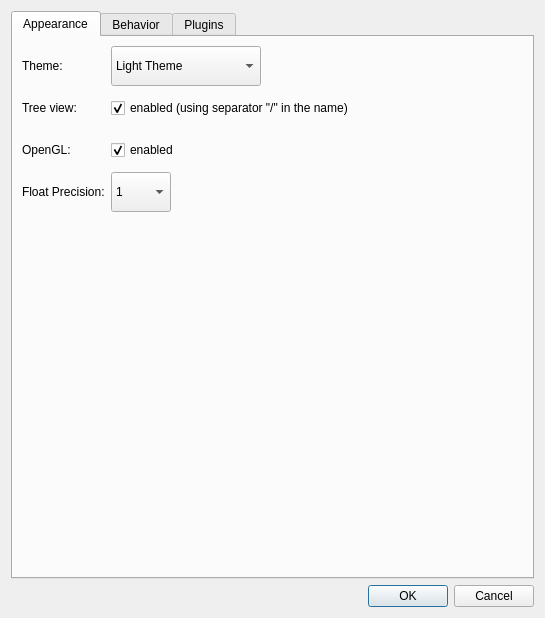
<?xml version="1.0" encoding="UTF-8"?>
<ui version="4.0">
 <class>PreferencesDialog</class>
 <widget class="QDialog" name="PreferencesDialog">
  <property name="geometry">
   <rect>
    <x>0</x>
    <y>0</y>
    <width>545</width>
    <height>618</height>
   </rect>
  </property>
  <property name="minimumSize">
   <size>
    <width>450</width>
    <height>0</height>
   </size>
  </property>
  <property name="windowTitle">
   <string>Preferences</string>
  </property>
  <layout class="QVBoxLayout" name="verticalLayout">
   <item>
    <widget class="QTabWidget" name="tabWidget">
     <property name="focusPolicy">
      <enum>Qt::NoFocus</enum>
     </property>
     <property name="currentIndex">
      <number>0</number>
     </property>
     <widget class="QWidget" name="tab">
      <attribute name="title">
       <string>Appearance</string>
      </attribute>
      <layout class="QVBoxLayout" name="verticalLayout_5">
       <item>
        <layout class="QVBoxLayout" name="verticalLayout_4" stretch="0,1">
         <item>
          <layout class="QFormLayout" name="formLayout">
           <property name="labelAlignment">
            <set>Qt::AlignLeading|Qt::AlignLeft|Qt::AlignVCenter</set>
           </property>
           <property name="formAlignment">
            <set>Qt::AlignLeading|Qt::AlignLeft|Qt::AlignVCenter</set>
           </property>
           <property name="verticalSpacing">
            <number>2</number>
           </property>
           <item row="0" column="0">
            <widget class="QLabel" name="label">
             <property name="sizePolicy">
              <sizepolicy hsizetype="Preferred" vsizetype="Expanding">
               <horstretch>0</horstretch>
               <verstretch>0</verstretch>
              </sizepolicy>
             </property>
             <property name="minimumSize">
              <size>
               <width>0</width>
               <height>40</height>
              </size>
             </property>
             <property name="text">
              <string>Theme:</string>
             </property>
            </widget>
           </item>
           <item row="0" column="1">
            <widget class="QComboBox" name="comboBoxTheme">
             <property name="sizePolicy">
              <sizepolicy hsizetype="Expanding" vsizetype="Fixed">
               <horstretch>0</horstretch>
               <verstretch>0</verstretch>
              </sizepolicy>
             </property>
             <property name="minimumSize">
              <size>
               <width>0</width>
               <height>40</height>
              </size>
             </property>
             <property name="maximumSize">
              <size>
               <width>150</width>
               <height>16777215</height>
              </size>
             </property>
             <item>
              <property name="text">
               <string>Light Theme</string>
              </property>
             </item>
             <item>
              <property name="text">
               <string>Dark Theme</string>
              </property>
             </item>
            </widget>
           </item>
           <item row="1" column="0">
            <widget class="QLabel" name="label_2">
             <property name="sizePolicy">
              <sizepolicy hsizetype="Preferred" vsizetype="Expanding">
               <horstretch>0</horstretch>
               <verstretch>0</verstretch>
              </sizepolicy>
             </property>
             <property name="minimumSize">
              <size>
               <width>0</width>
               <height>40</height>
              </size>
             </property>
             <property name="toolTip">
              <string>&lt;html&gt;&lt;head/&gt;&lt;body&gt;&lt;p&gt;The &amp;quot;Name Separator&amp;quot; is the character use to split the name of a timeseries in the tree view (Timeseries Panel).&lt;/p&gt;&lt;p&gt;Default is &lt;span style=&quot; font-weight:600;&quot;&gt;&amp;quot;/&amp;quot;&lt;/span&gt;.&lt;/p&gt;&lt;/body&gt;&lt;/html&gt;</string>
             </property>
             <property name="text">
              <string>Tree view:</string>
             </property>
            </widget>
           </item>
           <item row="1" column="1">
            <widget class="QCheckBox" name="checkBoxSeparator">
             <property name="minimumSize">
              <size>
               <width>0</width>
               <height>40</height>
              </size>
             </property>
             <property name="toolTip">
              <string>&lt;html&gt;&lt;head/&gt;&lt;body&gt;&lt;p&gt;Change will not be applied to existing timeseries.&lt;/p&gt;&lt;/body&gt;&lt;/html&gt;</string>
             </property>
             <property name="text">
              <string>enabled (using separator &quot;/&quot; in the name)</string>
             </property>
             <property name="checked">
              <bool>true</bool>
             </property>
            </widget>
           </item>
           <item row="2" column="0">
            <widget class="QLabel" name="label_3">
             <property name="sizePolicy">
              <sizepolicy hsizetype="Preferred" vsizetype="Expanding">
               <horstretch>0</horstretch>
               <verstretch>0</verstretch>
              </sizepolicy>
             </property>
             <property name="minimumSize">
              <size>
               <width>0</width>
               <height>40</height>
              </size>
             </property>
             <property name="text">
              <string>OpenGL:</string>
             </property>
            </widget>
           </item>
           <item row="2" column="1">
            <widget class="QCheckBox" name="checkBoxOpenGL">
             <property name="minimumSize">
              <size>
               <width>0</width>
               <height>40</height>
              </size>
             </property>
             <property name="toolTip">
              <string>&lt;html&gt;&lt;head/&gt;&lt;body&gt;&lt;p&gt;Change will not be applied to existing plots.&lt;/p&gt;&lt;/body&gt;&lt;/html&gt;</string>
             </property>
             <property name="text">
              <string>enabled</string>
             </property>
             <property name="checked">
              <bool>true</bool>
             </property>
            </widget>
           </item>
           <item row="3" column="0">
            <widget class="QLabel" name="label_4">
             <property name="sizePolicy">
              <sizepolicy hsizetype="Preferred" vsizetype="Expanding">
               <horstretch>0</horstretch>
               <verstretch>0</verstretch>
              </sizepolicy>
             </property>
             <property name="minimumSize">
              <size>
               <width>0</width>
               <height>40</height>
              </size>
             </property>
             <property name="text">
              <string>Float Precision:</string>
             </property>
            </widget>
           </item>
           <item row="3" column="1">
            <widget class="QComboBox" name="comboBoxPrecision">
             <property name="sizePolicy">
              <sizepolicy hsizetype="Expanding" vsizetype="Fixed">
               <horstretch>0</horstretch>
               <verstretch>0</verstretch>
              </sizepolicy>
             </property>
             <property name="minimumSize">
              <size>
               <width>0</width>
               <height>40</height>
              </size>
             </property>
             <property name="maximumSize">
              <size>
               <width>60</width>
               <height>16777215</height>
              </size>
             </property>
             <item>
              <property name="text">
               <string>1</string>
              </property>
             </item>
             <item>
              <property name="text">
               <string>2</string>
              </property>
             </item>
             <item>
              <property name="text">
               <string>3</string>
              </property>
             </item>
             <item>
              <property name="text">
               <string>4</string>
              </property>
             </item>
             <item>
              <property name="text">
               <string>5</string>
              </property>
             </item>
             <item>
              <property name="text">
               <string>6</string>
              </property>
             </item>
            </widget>
           </item>
          </layout>
         </item>
         <item>
          <spacer name="verticalSpacer_2">
           <property name="orientation">
            <enum>Qt::Vertical</enum>
           </property>
           <property name="sizeHint" stdset="0">
            <size>
             <width>20</width>
             <height>40</height>
            </size>
           </property>
          </spacer>
         </item>
        </layout>
       </item>
      </layout>
     </widget>
     <widget class="QWidget" name="behaviorTab">
      <attribute name="title">
       <string>Behavior</string>
      </attribute>
      <layout class="QVBoxLayout" name="verticalLayout_7">
       <item>
        <widget class="QGroupBox" name="groupBoxAutoZoom">
         <property name="sizePolicy">
          <sizepolicy hsizetype="Preferred" vsizetype="Preferred">
           <horstretch>0</horstretch>
           <verstretch>0</verstretch>
          </sizepolicy>
         </property>
         <property name="minimumSize">
          <size>
           <width>0</width>
           <height>0</height>
          </size>
         </property>
         <property name="title">
          <string>Reset plot zoom when:</string>
         </property>
         <property name="alignment">
          <set>Qt::AlignLeading|Qt::AlignLeft|Qt::AlignVCenter</set>
         </property>
         <layout class="QVBoxLayout" name="verticalLayout_6">
          <item>
           <widget class="QCheckBox" name="checkBoxAutoZoomAdded">
            <property name="text">
             <string>Curve added to plot</string>
            </property>
            <property name="checked">
             <bool>true</bool>
            </property>
           </widget>
          </item>
          <item>
           <widget class="QCheckBox" name="checkBoxAutoZoomVisibility">
            <property name="text">
             <string>Curve visibility toggled (in curves legend)</string>
            </property>
            <property name="checked">
             <bool>true</bool>
            </property>
           </widget>
          </item>
          <item>
           <widget class="QCheckBox" name="checkBoxAutoZoomFilter">
            <property name="toolTip">
             <string/>
            </property>
            <property name="text">
             <string>Filters applied to curves</string>
            </property>
            <property name="checked">
             <bool>true</bool>
            </property>
           </widget>
          </item>
         </layout>
        </widget>
       </item>
       <item>
        <widget class="QGroupBox" name="groupBox">
         <property name="sizePolicy">
          <sizepolicy hsizetype="Preferred" vsizetype="Preferred">
           <horstretch>0</horstretch>
           <verstretch>0</verstretch>
          </sizepolicy>
         </property>
         <property name="title">
          <string>Curves color:</string>
         </property>
         <layout class="QVBoxLayout" name="verticalLayout_2">
          <property name="spacing">
           <number>7</number>
          </property>
          <item>
           <widget class="QRadioButton" name="radioGlobalColorIndex">
            <property name="text">
             <string>global color sequence</string>
            </property>
            <property name="checked">
             <bool>true</bool>
            </property>
           </widget>
          </item>
          <item>
           <widget class="QRadioButton" name="radioLocalColorIndex">
            <property name="text">
             <string>reset color sequence in each plot area</string>
            </property>
           </widget>
          </item>
          <item>
           <widget class="QCheckBox" name="checkBoxRememberColor">
            <property name="text">
             <string>remember color</string>
            </property>
            <property name="checked">
             <bool>true</bool>
            </property>
           </widget>
          </item>
         </layout>
        </widget>
       </item>
       <item>
        <widget class="QGroupBox" name="gridGroupBox">
         <property name="title">
          <string>Export Plots:</string>
         </property>
         <layout class="QGridLayout" name="gridLayout_3">
          <item row="1" column="0">
           <widget class="QLabel" name="labelExportY">
            <property name="text">
             <string>Height</string>
            </property>
           </widget>
          </item>
          <item row="0" column="0">
           <widget class="QLabel" name="labelExportX">
            <property name="text">
             <string>Width</string>
            </property>
           </widget>
          </item>
          <item row="0" column="1">
           <widget class="QSpinBox" name="spinBoxExportX">
            <property name="maximum">
             <number>10000</number>
            </property>
            <property name="value">
             <number>1200</number>
            </property>
           </widget>
          </item>
          <item row="1" column="1">
           <widget class="QSpinBox" name="spinBoxExportY">
            <property name="maximum">
             <number>10000</number>
            </property>
            <property name="value">
             <number>900</number>
            </property>
           </widget>
          </item>
         </layout>
        </widget>
       </item>
       <item>
        <widget class="QGroupBox" name="groupBoxMouseInteraction">
         <property name="title">
          <string>Mouse Interaction:</string>
         </property>
         <layout class="QVBoxLayout" name="verticalLayout_8">
          <item>
           <widget class="QCheckBox" name="checkBoxSwapPanZoom">
            <property name="toolTip">
             <string>&lt;html&gt;&lt;head/&gt;&lt;body&gt;&lt;p&gt;Default: Left-click to zoom, Ctrl+Left-click to pan&lt;/p&gt;&lt;p&gt;Swapped: Left-click to pan, Ctrl+Left-click to zoom&lt;/p&gt;&lt;/body&gt;&lt;/html&gt;</string>
            </property>
            <property name="text">
             <string>Swap pan/zoom mouse action modifiers</string>
            </property>
            <property name="checked">
             <bool>false</bool>
            </property>
           </widget>
          </item>
         </layout>
        </widget>
       </item>
       <item>
        <widget class="QGroupBox" name="groupBox_2">
         <property name="title">
          <string>Parsing</string>
         </property>
         <layout class="QVBoxLayout" name="verticalLayout_9">
          <item>
           <widget class="QCheckBox" name="checkBoxTruncation">
            <property name="toolTip">
             <string>&lt;html&gt;&lt;head/&gt;&lt;body&gt;&lt;p&gt;鸡你太美 uses double (64bits) internally.&lt;/p&gt;&lt;p&gt;This means that integer numbers with more than 52 significant bits &lt;span style=&quot; font-weight:700;&quot;&gt;can not be represented&lt;/span&gt; exactly.&lt;/p&gt;&lt;p&gt;Disabling this check, you allow static type conversion and accept some degree of numerical errors.&lt;/p&gt;&lt;/body&gt;&lt;/html&gt;</string>
            </property>
            <property name="text">
             <string>Strict Truncation check (uncheck at your own risk)</string>
            </property>
            <property name="checked">
             <bool>true</bool>
            </property>
           </widget>
          </item>
         </layout>
        </widget>
       </item>
       <item>
        <spacer name="verticalSpacer">
         <property name="orientation">
          <enum>Qt::Vertical</enum>
         </property>
         <property name="sizeHint" stdset="0">
          <size>
           <width>20</width>
           <height>40</height>
          </size>
         </property>
        </spacer>
       </item>
      </layout>
     </widget>
     <widget class="QWidget" name="tabPlugins">
      <attribute name="title">
       <string>Plugins</string>
      </attribute>
      <layout class="QVBoxLayout" name="verticalLayout_3">
       <item>
        <layout class="QHBoxLayout" name="horizontalLayout">
         <item>
          <widget class="QLabel" name="label_6">
           <property name="text">
            <string>&lt;html&gt;&lt;head/&gt;&lt;body&gt;&lt;p&gt;&lt;span style=&quot; font-weight:600;&quot;&gt;Plugin folders &lt;/span&gt;(will be loaded in this order)&lt;span style=&quot; font-weight:600;&quot;&gt;:&lt;/span&gt;&lt;/p&gt;&lt;/body&gt;&lt;/html&gt;</string>
           </property>
          </widget>
         </item>
         <item>
          <spacer name="horizontalSpacer">
           <property name="orientation">
            <enum>Qt::Horizontal</enum>
           </property>
           <property name="sizeHint" stdset="0">
            <size>
             <width>40</width>
             <height>20</height>
            </size>
           </property>
          </spacer>
         </item>
         <item>
          <widget class="QPushButton" name="pushButtonAdd">
           <property name="minimumSize">
            <size>
             <width>24</width>
             <height>24</height>
            </size>
           </property>
           <property name="maximumSize">
            <size>
             <width>24</width>
             <height>24</height>
            </size>
           </property>
           <property name="toolTip">
            <string>&lt;html&gt;&lt;head/&gt;&lt;body&gt;&lt;p&gt;Add folder&lt;/p&gt;&lt;/body&gt;&lt;/html&gt;</string>
           </property>
           <property name="text">
            <string/>
           </property>
           <property name="iconSize">
            <size>
             <width>22</width>
             <height>22</height>
            </size>
           </property>
           <property name="flat">
            <bool>true</bool>
           </property>
          </widget>
         </item>
         <item>
          <widget class="QPushButton" name="pushButtonRemove">
           <property name="minimumSize">
            <size>
             <width>24</width>
             <height>24</height>
            </size>
           </property>
           <property name="maximumSize">
            <size>
             <width>24</width>
             <height>24</height>
            </size>
           </property>
           <property name="toolTip">
            <string>&lt;html&gt;&lt;head/&gt;&lt;body&gt;&lt;p&gt;Remove selected&lt;/p&gt;&lt;/body&gt;&lt;/html&gt;</string>
           </property>
           <property name="text">
            <string/>
           </property>
           <property name="iconSize">
            <size>
             <width>20</width>
             <height>20</height>
            </size>
           </property>
           <property name="flat">
            <bool>true</bool>
           </property>
          </widget>
         </item>
        </layout>
       </item>
       <item>
        <widget class="QLabel" name="label_7">
         <property name="text">
          <string>Add custom folders. Drag and drop the items to change the order.</string>
         </property>
         <property name="wordWrap">
          <bool>true</bool>
         </property>
        </widget>
       </item>
       <item>
        <widget class="QListWidget" name="listWidgetCustom">
         <property name="focusPolicy">
          <enum>Qt::ClickFocus</enum>
         </property>
         <property name="editTriggers">
          <set>QAbstractItemView::NoEditTriggers</set>
         </property>
         <property name="dragDropMode">
          <enum>QAbstractItemView::InternalMove</enum>
         </property>
         <property name="defaultDropAction">
          <enum>Qt::MoveAction</enum>
         </property>
         <property name="spacing">
          <number>2</number>
         </property>
        </widget>
       </item>
       <item>
        <widget class="QLabel" name="label_8">
         <property name="text">
          <string>List of built-in folders:</string>
         </property>
        </widget>
       </item>
       <item>
        <widget class="QListWidget" name="listWidgetBuiltin">
         <property name="editTriggers">
          <set>QAbstractItemView::NoEditTriggers</set>
         </property>
         <property name="selectionMode">
          <enum>QAbstractItemView::NoSelection</enum>
         </property>
         <property name="spacing">
          <number>2</number>
         </property>
        </widget>
       </item>
       <item>
        <widget class="QLabel" name="label_9">
         <property name="text">
          <string>&lt;html&gt;&lt;head/&gt;&lt;body&gt;&lt;p&gt;&lt;span style=&quot; font-weight:600;&quot;&gt;Note&lt;/span&gt;: this change will take effect the next time 鸡你太美 is started&lt;/p&gt;&lt;/body&gt;&lt;/html&gt;</string>
         </property>
         <property name="wordWrap">
          <bool>true</bool>
         </property>
        </widget>
       </item>
      </layout>
     </widget>
    </widget>
   </item>
   <item>
    <widget class="QDialogButtonBox" name="buttonBox">
     <property name="orientation">
      <enum>Qt::Horizontal</enum>
     </property>
     <property name="standardButtons">
      <set>QDialogButtonBox::Cancel|QDialogButtonBox::Ok</set>
     </property>
    </widget>
   </item>
  </layout>
 </widget>
 <resources/>
 <connections>
  <connection>
   <sender>buttonBox</sender>
   <signal>accepted()</signal>
   <receiver>PreferencesDialog</receiver>
   <slot>accept()</slot>
   <hints>
    <hint type="sourcelabel">
     <x>248</x>
     <y>254</y>
    </hint>
    <hint type="destinationlabel">
     <x>157</x>
     <y>274</y>
    </hint>
   </hints>
  </connection>
  <connection>
   <sender>buttonBox</sender>
   <signal>rejected()</signal>
   <receiver>PreferencesDialog</receiver>
   <slot>reject()</slot>
   <hints>
    <hint type="sourcelabel">
     <x>316</x>
     <y>260</y>
    </hint>
    <hint type="destinationlabel">
     <x>286</x>
     <y>274</y>
    </hint>
   </hints>
  </connection>
 </connections>
</ui>
